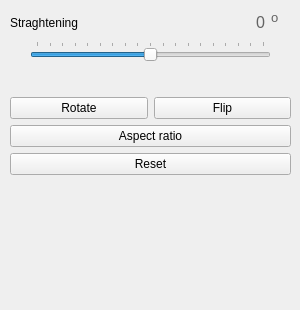
   <widget class="QWidget" name="crop">
    <attribute name="title">
     <string>Crop</string>
    </attribute>
    <widget class="QWidget" name="verticalLayoutWidget">
     <property name="geometry">
      <rect>
       <x>10</x>
       <y>10</y>
       <width>281</width>
       <height>291</height>
      </rect>
     </property>
     <layout class="QVBoxLayout" name="verticalLayout">
      <item>
       <layout class="QHBoxLayout" name="horizontalLayout_4">
        <item>
         <widget class="QLabel" name="label">
          <property name="text">
           <string>Straghtening</string>
          </property>
         </widget>
        </item>
        <item>
         <spacer name="horizontalSpacer_3">
          <property name="orientation">
           <enum>Qt::Horizontal</enum>
          </property>
          <property name="sizeHint" stdset="0">
           <size>
            <width>40</width>
            <height>20</height>
           </size>
          </property>
         </spacer>
        </item>
        <item>
         <widget class="QLabel" name="label_2">
          <property name="font">
           <font>
            <pointsize>12</pointsize>
           </font>
          </property>
          <property name="styleSheet">
           <string notr="true">color:rgb(99, 99, 99)</string>
          </property>
          <property name="text">
           <string>0</string>
          </property>
          <property name="alignment">
           <set>Qt::AlignRight|Qt::AlignTrailing|Qt::AlignVCenter</set>
          </property>
         </widget>
        </item>
        <item>
         <layout class="QVBoxLayout" name="verticalLayout_2">
          <item>
           <widget class="QLabel" name="label_3">
            <property name="font">
             <font>
              <pointsize>10</pointsize>
             </font>
            </property>
            <property name="styleSheet">
             <string notr="true">color:rgb(99, 99, 99)</string>
            </property>
            <property name="text">
             <string>o</string>
            </property>
            <property name="alignment">
             <set>Qt::AlignLeading|Qt::AlignLeft|Qt::AlignVCenter</set>
            </property>
           </widget>
          </item>
          <item>
           <spacer name="verticalSpacer_2">
            <property name="orientation">
             <enum>Qt::Vertical</enum>
            </property>
            <property name="sizeType">
             <enum>QSizePolicy::Fixed</enum>
            </property>
            <property name="sizeHint" stdset="0">
             <size>
              <width>20</width>
              <height>10</height>
             </size>
            </property>
           </spacer>
          </item>
         </layout>
        </item>
       </layout>
      </item>
      <item>
       <layout class="QHBoxLayout" name="horizontalLayout_3">
        <item>
         <spacer name="horizontalSpacer">
          <property name="orientation">
           <enum>Qt::Horizontal</enum>
          </property>
          <property name="sizeType">
           <enum>QSizePolicy::Fixed</enum>
          </property>
          <property name="sizeHint" stdset="0">
           <size>
            <width>20</width>
            <height>20</height>
           </size>
          </property>
         </spacer>
        </item>
        <item>
         <widget class="QSlider" name="horizontalSlider">
          <property name="minimum">
           <number>-45</number>
          </property>
          <property name="maximum">
           <number>45</number>
          </property>
          <property name="tracking">
           <bool>true</bool>
          </property>
          <property name="orientation">
           <enum>Qt::Horizontal</enum>
          </property>
          <property name="invertedAppearance">
           <bool>false</bool>
          </property>
          <property name="invertedControls">
           <bool>false</bool>
          </property>
          <property name="tickPosition">
           <enum>QSlider::TicksAbove</enum>
          </property>
          <property name="tickInterval">
           <number>5</number>
          </property>
         </widget>
        </item>
        <item>
         <spacer name="horizontalSpacer_2">
          <property name="orientation">
           <enum>Qt::Horizontal</enum>
          </property>
          <property name="sizeType">
           <enum>QSizePolicy::Fixed</enum>
          </property>
          <property name="sizeHint" stdset="0">
           <size>
            <width>20</width>
            <height>20</height>
           </size>
          </property>
         </spacer>
        </item>
       </layout>
      </item>
      <item>
       <spacer name="verticalSpacer_3">
        <property name="orientation">
         <enum>Qt::Vertical</enum>
        </property>
        <property name="sizeType">
         <enum>QSizePolicy::Fixed</enum>
        </property>
        <property name="sizeHint" stdset="0">
         <size>
          <width>20</width>
          <height>30</height>
         </size>
        </property>
       </spacer>
      </item>
      <item>
       <layout class="QHBoxLayout" name="horizontalLayout_2">
        <item>
         <widget class="QPushButton" name="pushButton">
          <property name="text">
           <string>Rotate</string>
          </property>
          <property name="checkable">
           <bool>false</bool>
          </property>
          <property name="autoRepeat">
           <bool>false</bool>
          </property>
          <property name="autoExclusive">
           <bool>false</bool>
          </property>
          <property name="autoDefault">
           <bool>true</bool>
          </property>
          <property name="default">
           <bool>false</bool>
          </property>
         </widget>
        </item>
        <item>
         <widget class="QPushButton" name="pushButton_2">
          <property name="text">
           <string>Flip</string>
          </property>
         </widget>
        </item>
       </layout>
      </item>
      <item>
       <widget class="QPushButton" name="pushButton_3">
        <property name="text">
         <string>Aspect ratio</string>
        </property>
       </widget>
      </item>
      <item>
       <widget class="QPushButton" name="pushButton_5">
        <property name="text">
         <string>Reset</string>
        </property>
       </widget>
      </item>
      <item>
       <spacer name="verticalSpacer">
        <property name="orientation">
         <enum>Qt::Vertical</enum>
        </property>
        <property name="sizeType">
         <enum>QSizePolicy::Expanding</enum>
        </property>
        <property name="sizeHint" stdset="0">
         <size>
          <width>20</width>
          <height>50</height>
         </size>
        </property>
       </spacer>
      </item>
     </layout>
    </widget>
   </widget>
